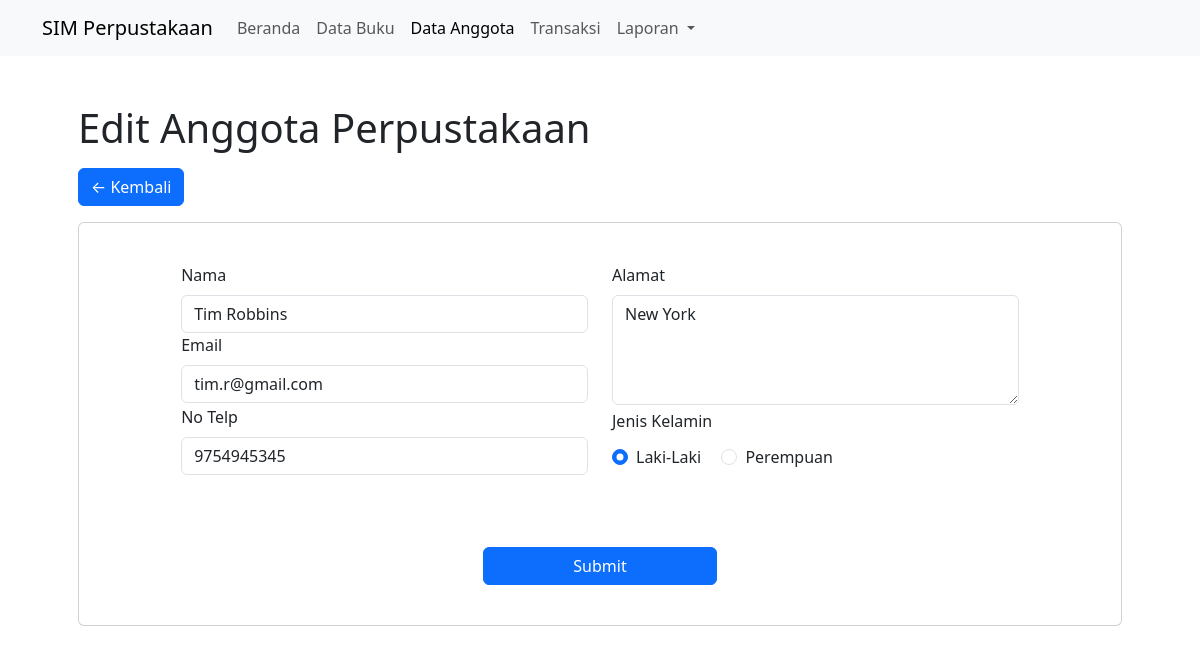
The page /views/edit-anggota.php?id=1 on the database its author committed.
### tables this page shows
CREATE TABLE IF NOT EXISTS `tb_anggota` (
  `id` int NOT NULL AUTO_INCREMENT,
  `nama_anggota` varchar(50) NOT NULL DEFAULT '0',
  `alamat` varchar(200) NOT NULL DEFAULT '0',
  `email` varchar(65) NOT NULL DEFAULT '0',
  `no_telp` varchar(20) NOT NULL DEFAULT '0',
  `jenis_kelamin` enum('L','P') DEFAULT NULL,
  PRIMARY KEY (`id`)
);

### views/edit-anggota.php (the view, shortened to what this page needs)
<?php
  require_once('../backend/connect.php');
  $id = $_GET['id'];
  $sql = "SELECT * FROM tb_anggota WHERE id = $id";
  $result = mysqli_query($conn, $sql);
  $anggota = mysqli_fetch_assoc($result);
  include '../layouts/header.php';
  include '../layouts/navbar.php';
?>
<div class="container my-5 px-5">
  <h1>Edit Anggota Perpustakaan</h1>
  <div class="my-3">
    <a href="./data-anggota.php" class="btn btn-primary">← Kembali</a>
  </div>
  <div class="card py-4">
    <div class="card-body">
      <form action="../backend/action-edit-anggota.php" method="POST">
        <div class="row g-4">
          <div class="col-1"></div>
          <div class="col">
            <label for="editNama" class="form-label">Nama</label>
            <input type="text" class="form-control" id="editNama" name="nama" autocomplete="off" value="<?= $anggota['nama_anggota'] ?>" required>
            <label for="editEmail" class="form-label">Email</label>
            <input type="email" class="form-control" id="editEmail" name="email" autocomplete="off" value="<?= $anggota['email'] ?>" required>
          </div>
          <div class="col">
            <label for="editAlamat" class="form-label">Alamat</label>
            <textarea class="form-control" id="editAlamat" rows="4" name="alamat" autocomplete="off" required><?= $anggota['alamat'] ?></textarea>
          </div>
          <div class="col-1"></div>
        </div>
        <div class="row g-4">
          <div class="col-1"></div>
          <div class="col">
            <label for="editNoTelp" class="form-label">No Telp</label>
            <input type="text" class="form-control" id="editNoTelp" name="no_telp" autocomplete="off" value="<?= $anggota['no_telp'] ?>" required>
          </div>
          <div class="col">
            <label for="editGender" class="form-label mt-1">Jenis Kelamin</label>
            <br>
            <div class="form-check form-check-inline mt-1">
              <input class="form-check-input" type="radio" name="jenis_kelamin" id="inlineRadio1" value="L" <?php if($anggota['jenis_kelamin'] == 'L') { echo "checked"; } ?> required>
              <label class="form-check-label" for="inlineRadio1">Laki-Laki</label>
            </div>
            <div class="form-check form-check-inline">
              <input class="form-check-input" type="radio" name="jenis_kelamin" id="inlineRadio2" value="P" <?php if($anggota['jenis_kelamin'] == 'P') { echo "checked"; } ?> required>
              <label class="form-check-label" for="inlineRadio2">Perempuan</label>
            </div>
          </div>
          <div class="col-1"></div>
        </div>
        <div class="row g-4 mt-5">
          <div class="col"></div>
          <div class="col-3">
            <button type="submit" class="btn btn-primary w-100">Submit</button>
          </div>
          <div class="col"></div>
        </div>
      </form>
    </div>
  </div>
</div>
<?php include '../layouts/footer.php' ?>

### rows shown on the page
tb_anggota: nama "Tim Robbins", email "tim.r@gmail.com", alamat "New York", no_telp "9754945345", jenis_kelamin "☑ Laki-Laki", jenis_kelamin "☐ Perempuan"
